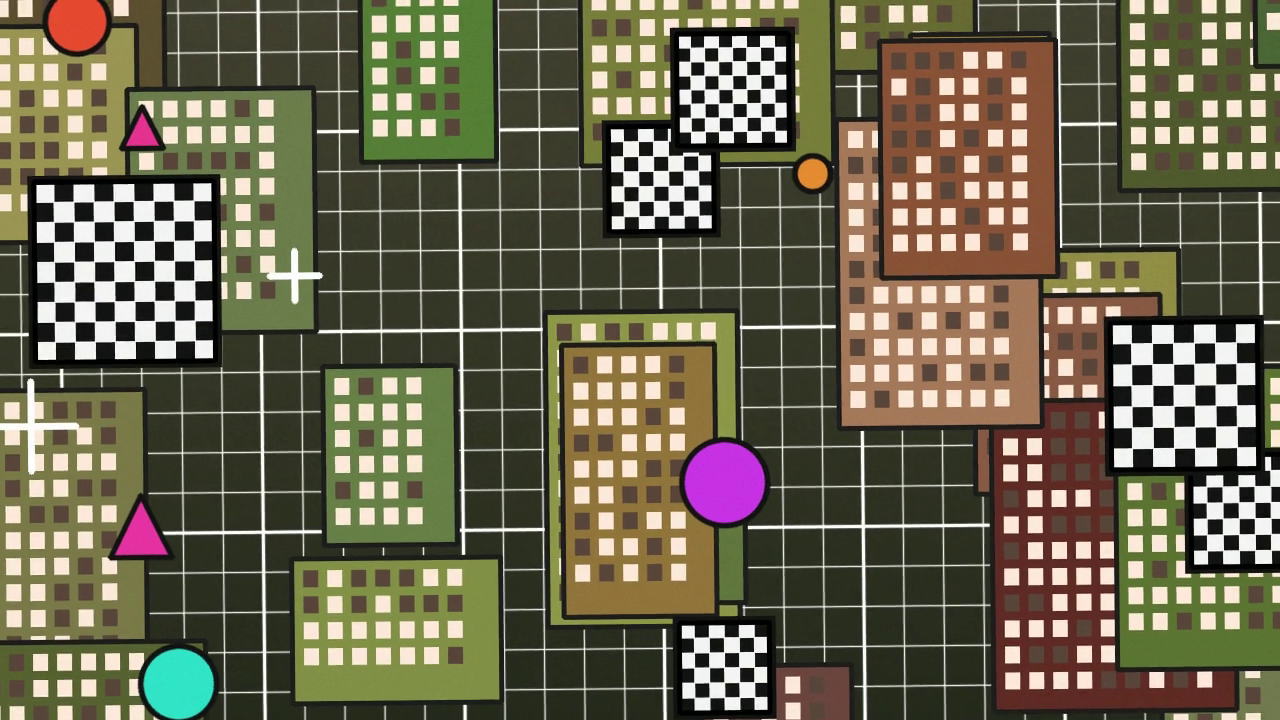
#> input picture frame 18 of samples/sample_shake.mp4, 1280 x 720 px
$ python verify_engine.py
#> lines starting #> are read from the running program, lines starting #| are printed output that depends on the picture
### vstab/engine.py
"""防抖核心引擎。

设计要点
========

1. 分析: 光流 + 部分仿射(相似变换)估计相邻帧的 ``(dx, dy, da)`` 运动,
   累加得到画面运动轨迹。估计失败 / 内点过少的帧判定为镜头切换,
   大位移高内点的帧判定为快速摇摄。

2. 平滑: 轨迹在每个镜头内部独立做高斯平滑(不跨越剪辑点),
   稳定强度负责混合原始轨迹与平滑轨迹。

3. 逐帧一致: :meth:`Stabilizer.matrix_at` / :meth:`Stabilizer.render_stabilized`
   是预览 JPEG 和视频导出唯一的变换来源, 且只依赖帧序号,
   因此逐帧预览 / 区间预览与导出视频的时间位置严格一致。

4. 不处理区间与镜头切换处使用平滑包络把校正量衰减到 0(原画面),
   避免硬跳变。

5. 裁切画幅: 对最终矩阵反算输出四角在原始画面中的位置,
   即可在原始画面上叠加“最终有效画幅”四边形; 自动裁切倍数通过
   角点覆盖条件二分求出, 保证不出现黑边。
"""

from __future__ import annotations

import copy
import json
import math
import subprocess
import threading
from pathlib import Path
from typing import Any, Callable

import cv2
import numpy as np

# ---------------------------------------------------------------------------
# 常量与默认参数
# ---------------------------------------------------------------------------

SUPPORTED_SUFFIXES = {".mp4", ".mov", ".m4v", ".avi", ".mkv", ".webm"}

APP_VERSION = 1

DEFAULT_PARAMS: dict[str, Any] = {
    # 稳定强度 0~1: 最终校正 = (平滑轨迹 - 原始轨迹) * strength * 包络
    "strength": 0.85,
    # 平滑范围, 单位秒(高斯窗口全宽约为该时长), 内部换算为半径帧数
    "smooth_sec": 0.8,
    # 裁切 / 缩放倍数。crop_mode == "auto" 时由分析结果自动求解并回填
    "crop_zoom": 1.08,
    "crop_mode": "auto",          # "auto" | "manual"
    # 快速摇摄自适应: 摇摄峰值处暂时减弱校正, 保留正常的大幅度运镜
    "adaptive_pan": True,
    "pan_sensitivity": 1.0,       # 越大越容易判定为摇摄(阈值越低)
    # 在原始画面上叠加最终有效画幅
    "show_overlay": True,
    # 手动标记的不处理区间 [start, end], 闭区间, 帧序号(0 基)
    "exclusions": [],
}


# ---------------------------------------------------------------------------
# 小工具
# ---------------------------------------------------------------------------

def smoothstep(x: float) -> float:
    x = max(0.0, min(1.0, x))
    return x * x * (3.0 - 2.0 * x)


# [31 lines left out: functions gaussian_smooth_1d, probe_has_audio, not called in this run]


# ---------------------------------------------------------------------------
# 视频分析
# ---------------------------------------------------------------------------

def analyze_video(
    path: str | Path,
    progress: Callable[[float, str], None] | None = None,
    should_cancel: Callable[[], bool] | None = None,
) -> dict[str, Any]:
    """分析视频, 返回可直接 JSON 序列化的分析结果字典。

    返回字段:
        width/height/fps/frame_count/has_audio
        deltas:    每帧相对上一帧的运动 [dx, dy, da](原始分辨率像素/弧度)
        trajectory: 累加轨迹 [x, y, a]
        motion:    每帧综合运动量(像素, 含旋转折算)
        inliers:   每帧 RANSAC 内点数
        pan_frames / cut_frames: 检测到的快速摇摄帧 / 镜头切换帧
    """
    path = Path(path)
    if not path.exists():
        raise FileNotFoundError(f"视频不存在: {path}")

    cap = cv2.VideoCapture(str(path))
    if not cap.isOpened():
        raise RuntimeError(f"OpenCV 无法打开视频: {path}")

    width = int(cap.get(cv2.CAP_PROP_FRAME_WIDTH)) or 0
    height = int(cap.get(cv2.CAP_PROP_FRAME_HEIGHT)) or 0
    fps = float(cap.get(cv2.CAP_PROP_FPS)) or 30.0
    if not (1.0 <= fps <= 240.0):
        fps = 30.0
    hint_count = int(cap.get(cv2.CAP_PROP_FRAME_COUNT)) or 0

    # 分析分辨率: 宽度压到 640, 平移量最后按比例还原到原始分辨率
    analysis_w = 640
    scale = analysis_w / width if width > analysis_w else 1.0
    aw = max(8, int(round(width * scale)))
    ah = max(8, int(round(height * scale)))
    translation_scale = 1.0 / scale  # 分析像素 -> 原始像素

    deltas: list[list[float]] = []
    motion: list[float] = []
    inliers: list[int] = []
    pan_frames: list[int] = []
    cut_frames: list[int] = []

    prev_gray: np.ndarray | None = None
    index = 0

    feature_params = dict(
        maxCorners=480,
        qualityLevel=0.012,
        minDistance=max(6.0, aw / 90.0),
        blockSize=7,
    )
    lk_params = dict(
        winSize=(21, 21),
        maxLevel=3,
        criteria=(cv2.TERM_CRITERIA_EPS | cv2.TERM_CRITERIA_COUNT, 24, 0.01),
    )

    while True:
        if should_cancel and should_cancel():
            cap.release()
            raise RuntimeError("已取消分析")

        ok, frame = cap.read()
#> frame is the input picture: shape (720, 1280, 3); mean B, G, R 80, 102.2, 107.5
        if not ok or frame is None:
            break

        if progress and hint_count > 0 and index % 5 == 0:
            progress(min(0.99, index / max(hint_count, 1)), f"分析运动 {index}/{hint_count}")

        if scale < 1.0:
            small = cv2.resize(frame, (aw, ah), interpolation=cv2.INTER_AREA)
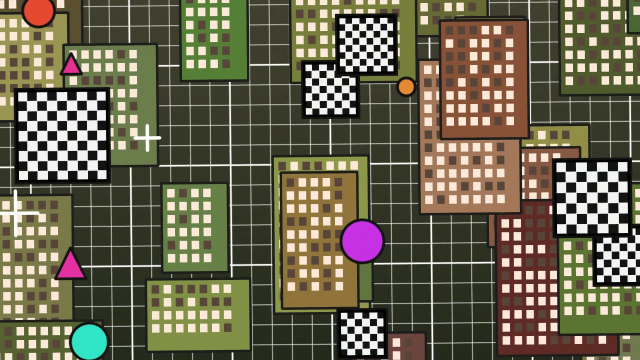
#> small: shape (360, 640, 3); mean B, G, R 80.1, 102.4, 107.6
        else:
            small = frame
        gray = cv2.cvtColor(small, cv2.COLOR_BGR2GRAY)
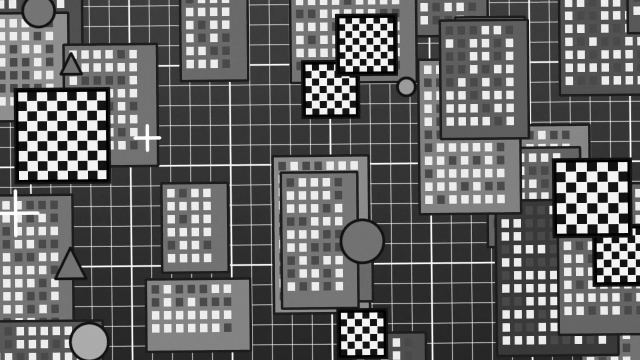
#> gray: shape (360, 640); min 0, max 255, mean 101.3

        if prev_gray is None:
            deltas.append([0.0, 0.0, 0.0])
            motion.append(0.0)
            inliers.append(0)
        else:
            pts = cv2.goodFeaturesToTrack(prev_gray, **feature_params)
            dx = dy = da = 0.0
            n_in = 0
            is_cut = False

            if pts is not None and len(pts) >= 12:
                nxt, status, _err = cv2.calcOpticalFlowPyrLK(
                    prev_gray, gray, pts, None, **lk_params
                )
                if nxt is not None:
                    st = status.reshape(-1).astype(bool)
                    p0 = pts.reshape(-1, 2)[st]
                    p1 = nxt.reshape(-1, 2)[st]
                    if len(p0) >= 12:
                        matrix, inlier_mask = cv2.estimateAffinePartial2D(
                            p0, p1,
                            method=cv2.RANSAC,
                            ransacReprojThreshold=3.0,
                            maxIters=2000,
                            confidence=0.99,
                            refineIters=10,
                        )
                        if matrix is not None and inlier_mask is not None:
                            n_in = int(inlier_mask.sum())
                            if n_in >= 10:
                                dx = float(matrix[0, 2]) * translation_scale
                                dy = float(matrix[1, 2]) * translation_scale
                                da = math.atan2(float(matrix[1, 0]),
                                                float(matrix[0, 0]))
                            else:
                                is_cut = True
                        else:
                            is_cut = True
                    else:
                        is_cut = True
                else:
                    is_cut = True
            else:
                is_cut = True

            # 内点比例过低也视为切换 / 严重运动模糊
            if not is_cut and pts is not None and len(pts) > 0:
                if n_in < 12 or n_in / max(len(pts), 1) < 0.18:
                    is_cut = True

            if is_cut:
                # 跨剪辑点不累计任何运动, 后续按镜头独立平滑
                dx = dy = da = 0.0
                cut_frames.append(index)

            deltas.append([dx, dy, da])
            rot_px = abs(da) * min(width, height) * 0.5
            mag = math.hypot(dx, dy) + rot_px
            motion.append(float(mag))
            inliers.append(n_in)

            # 快速摇摄: 位移大且估计可信(切换已经单独处理)
            pan_threshold = width * 0.022
            if not is_cut and mag > pan_threshold and n_in >= 20:
                pan_frames.append(index)

        prev_gray = gray
        index += 1

    cap.release()

    frame_count = index
    if frame_count == 0:
        raise RuntimeError("未能从视频中解码出任何帧")

    deltas_arr = np.asarray(deltas, dtype=np.float64)
    trajectory = np.cumsum(deltas_arr, axis=0)

    if progress:
        progress(1.0, "分析完成")

    return {
        "version": APP_VERSION,
        "source_path": str(path.resolve()),
        "width": width,
        "height": height,
        "fps": fps,
        "frame_count": frame_count,
        "has_audio": probe_has_audio(path),
        "deltas": deltas_arr.tolist(),
        "trajectory": trajectory.tolist(),
        "motion": motion,
        "inliers": inliers,
        "pan_frames": pan_frames,
        "cut_frames": cut_frames,
    }


# ---------------------------------------------------------------------------
# 稳定器: 持有分析结果 + 参数, 计算逐帧矩阵并渲染
# ---------------------------------------------------------------------------

class Stabilizer:
    """分析结果与参数的可变容器。

    修改 :attr:`params` 后调用 :meth:`recompute` 重算派生数据。
    预览端点与导出循环都通过 :meth:`matrix_at` /
    :meth:`render_stabilized` 取帧, 保证完全一致。
    """

    # [266 lines left out: functions __init__, to_project_dict, from_project_dict, _shot_segments, _build_envelope, recompute and 5 more, not called in this run]

    def matrix_at(self, index: int) -> np.ndarray:
        index = max(0, min(self.frame_count - 1, int(index)))
        return self.matrices[index]

    # [158 lines left out: functions is_excluded_frame, render_stabilized, effective_quad, draw_overlay, _ensure_capture, read_frame and 3 more, not called in this run]

### scripts/verify_engine.py
#!/usr/bin/env python3
"""引擎正确性数值验证(不经过 HTTP):

- 三个示例的事件检测符合合成时写入的脚本;
- 已知纯平移序列的轨迹恢复相关系数 ≈ 1, 稳定后对基准残差 < 1px;
- 不处理区间矩阵为单位阵;
- 导出片重新分析, 抖动运动量显著下降;
- 预览 / 导出共用渲染函数, 同帧结果逐字节一致(确定性)。

用法: python3 scripts/verify_engine.py
"""

from __future__ import annotations

import subprocess
import sys
import tempfile
from pathlib import Path

import cv2
import numpy as np

ROOT = Path(__file__).resolve().parent.parent
sys.path.insert(0, str(ROOT))

from vstab.engine import Stabilizer, analyze_video  # noqa: E402
from vstab.exporter import export_video  # noqa: E402

failures: list[str] = []


# [4 lines left out: function check, not called in this run]


def ensure_samples() -> None:
    if not (ROOT / "samples" / "sample_shake.mp4").exists():
        subprocess.run([sys.executable, str(ROOT / "make_samples.py")], check=True)


def test_event_detection() -> None:
    shake = analyze_video(ROOT / "samples" / "sample_shake.mp4")
    check("shake: 无误报切换", shake["cut_frames"] == [])

    cuts = analyze_video(ROOT / "samples" / "sample_cuts.mp4")
    got = cuts["cut_frames"]
    ok = len(got) == 3 and all(abs(g - t) <= 2 for g, t in zip(got, [60, 120, 180]))
    check("cuts: 三个切换点定位到 ±2 帧", ok, f"got={got}")

    pan = analyze_video(ROOT / "samples" / "sample_pan.mp4")
    pf = pan["pan_frames"]
    check("pan: 检测到成组摇摄帧(>=12)", len(pf) >= 12,
          f"count={len(pf)} range=({min(pf) if pf else '-'},{max(pf) if pf else '-'})")
    if pf:
        check("pan: 摇摄帧落在合成区间 50-110",
              45 <= min(pf) and max(pf) <= 115)


# [81 lines left out: functions test_known_translation, test_exclusion_identity_and_consistency, test_export_reduces_motion, not called in this run]


def main() -> int:
    ensure_samples()
    test_event_detection()
    test_known_translation()
    test_exclusion_identity_and_consistency()
    test_export_reduces_motion()
    print()
    if failures:
        print(f"{len(failures)} FAILURES: {failures}")
        return 1
    print("ALL ENGINE CHECKS PASSED")
    return 0


if __name__ == "__main__":
    raise SystemExit(main())

$ run again, starting later in the video
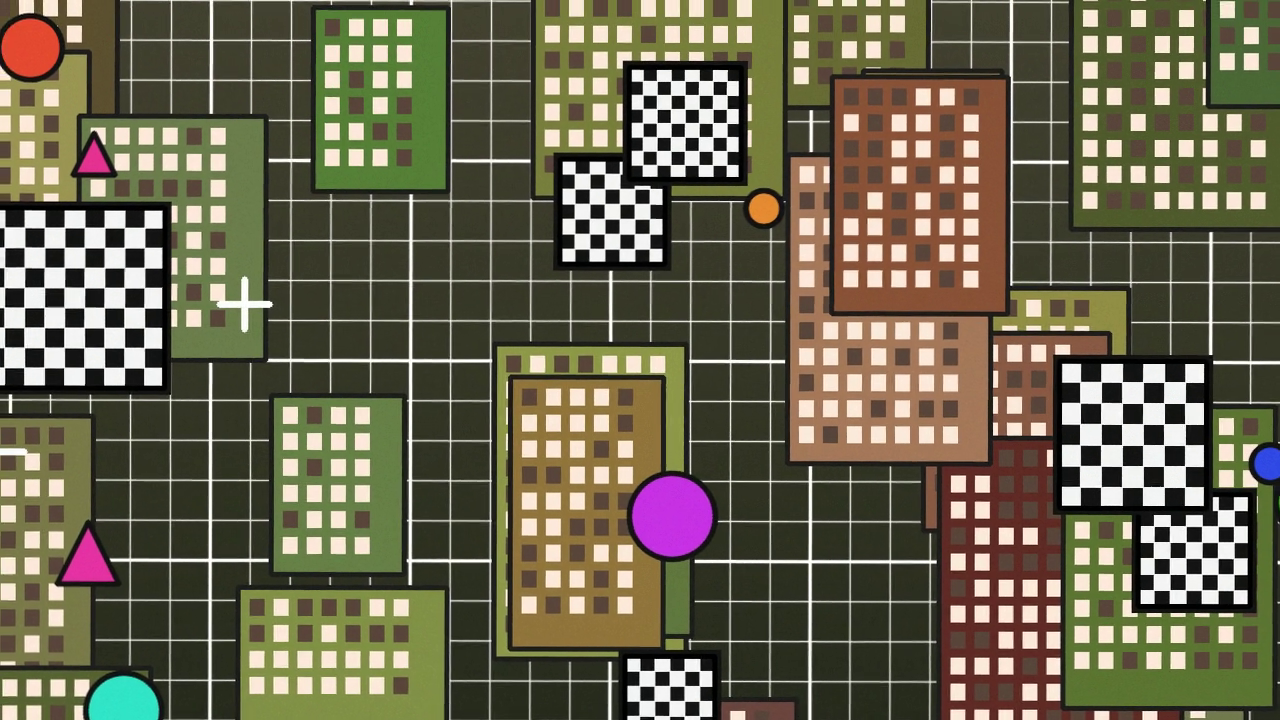
#> input picture frame 81 of samples/sample_shake.mp4, 1280 x 720 px
#> in analyze_video, frame is the input picture: shape (720, 1280, 3); mean B, G, R 79.7, 102.2, 107.2
#> in analyze_video, `small = cv2.resize(frame, (aw, ah), interpolation=cv2.INTER_AREA)`:
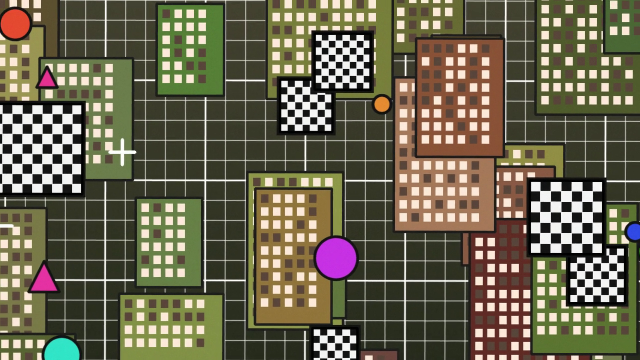
#> small: shape (360, 640, 3); mean B, G, R 79.8, 102.3, 107.3
#> in analyze_video, `gray = cv2.cvtColor(small, cv2.COLOR_BGR2GRAY)`:
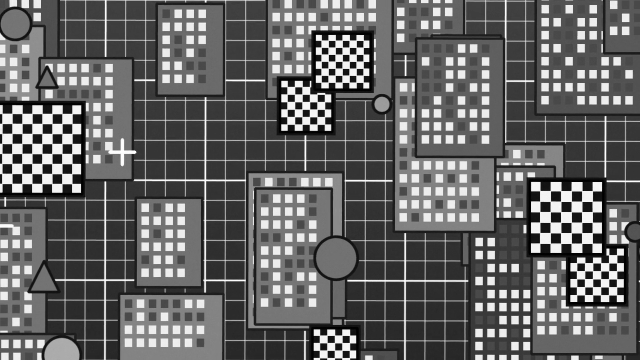
#> gray: shape (360, 640); min 0, max 255, mean 101.2

$ run again, starting later in the video
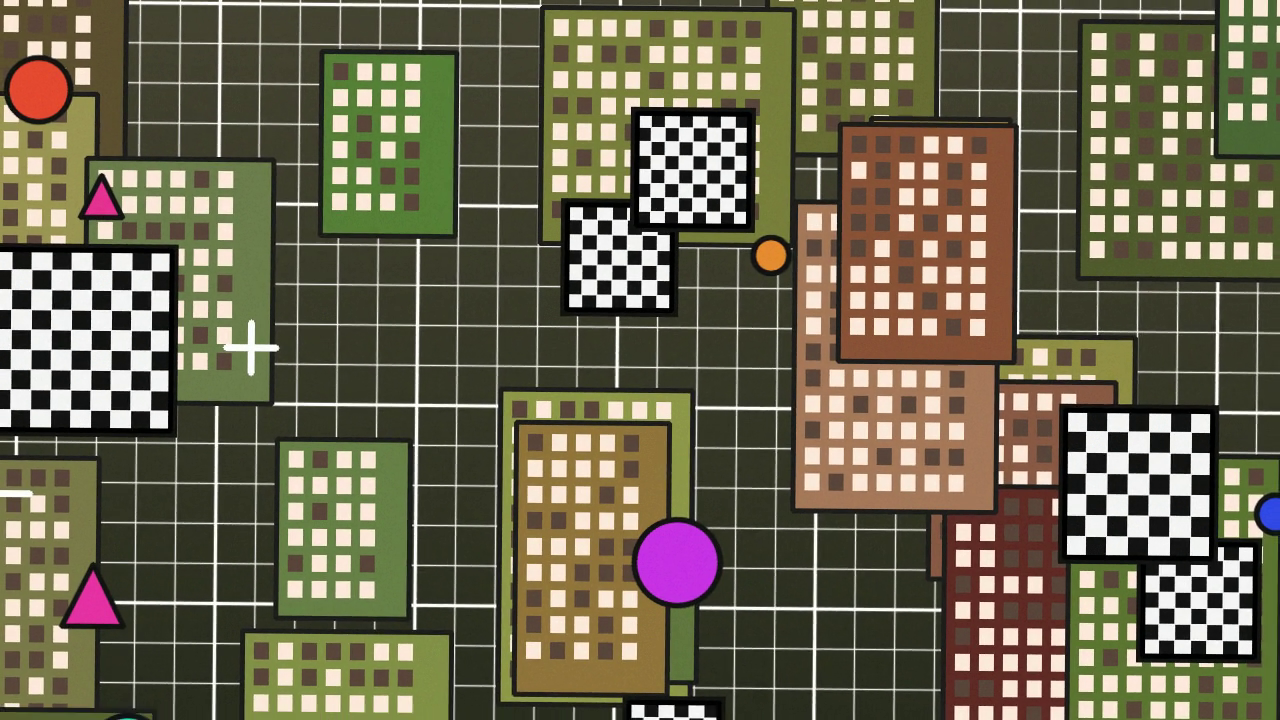
#> input picture frame 144 of samples/sample_shake.mp4, 1280 x 720 px
#> in analyze_video, frame is the input picture: shape (720, 1280, 3); mean B, G, R 79.5, 102.3, 107.7
#> in analyze_video, `small = cv2.resize(frame, (aw, ah), interpolation=cv2.INTER_AREA)`:
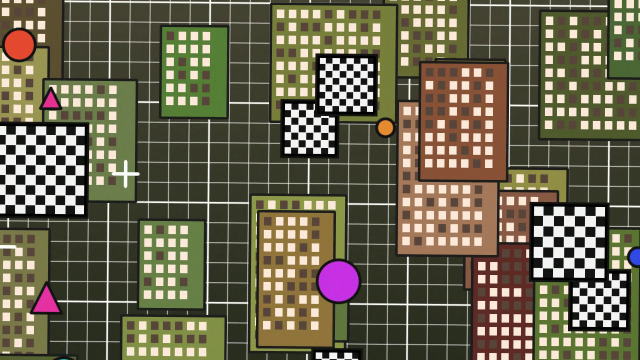
#> small: shape (360, 640, 3); mean B, G, R 79.7, 102.5, 107.9
#> in analyze_video, `gray = cv2.cvtColor(small, cv2.COLOR_BGR2GRAY)`:
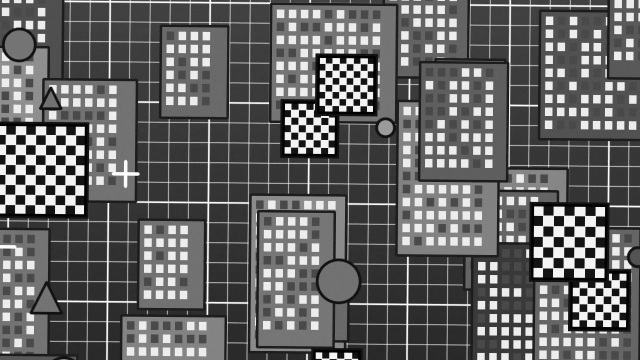
#> gray: shape (360, 640); min 0, max 255, mean 101.4
